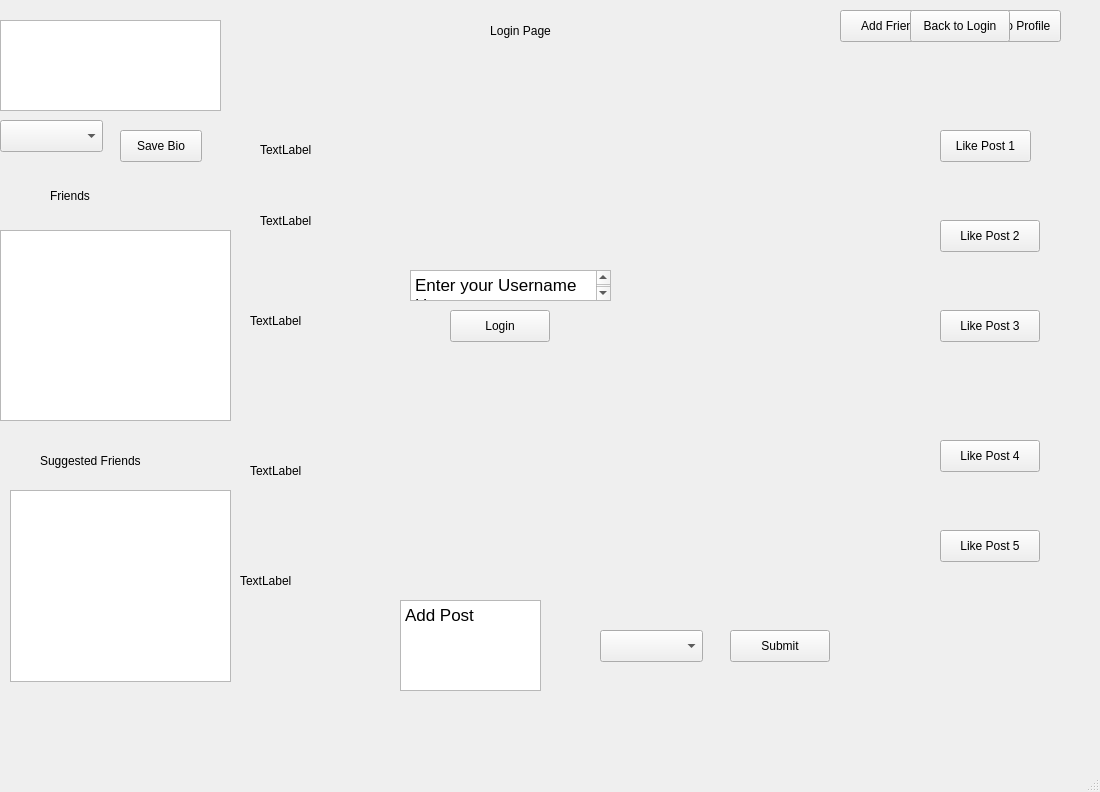
<?xml version="1.0" encoding="UTF-8"?>
<ui version="4.0">
 <class>SocialNetworkMainWindow</class>
 <widget class="QMainWindow" name="SocialNetworkMainWindow">
  <property name="geometry">
   <rect>
    <x>0</x>
    <y>0</y>
    <width>1100</width>
    <height>792</height>
   </rect>
  </property>
  <property name="windowTitle">
   <string>SocialNetworkMainWindow</string>
  </property>
  <widget class="QWidget" name="centralwidget">
   <widget class="QLabel" name="loginPageLabel">
    <property name="geometry">
     <rect>
      <x>240</x>
      <y>-10</y>
      <width>561</width>
      <height>81</height>
     </rect>
    </property>
    <property name="text">
     <string>Login Page</string>
    </property>
    <property name="alignment">
     <set>Qt::AlignmentFlag::AlignCenter</set>
    </property>
   </widget>
   <widget class="QPushButton" name="loginButton">
    <property name="geometry">
     <rect>
      <x>450</x>
      <y>310</y>
      <width>100</width>
      <height>32</height>
     </rect>
    </property>
    <property name="text">
     <string>Login</string>
    </property>
   </widget>
   <widget class="QTextEdit" name="usernameEntry">
    <property name="geometry">
     <rect>
      <x>410</x>
      <y>270</y>
      <width>201</width>
      <height>31</height>
     </rect>
    </property>
    <property name="html">
     <string>&lt;!DOCTYPE HTML PUBLIC &quot;-//W3C//DTD HTML 4.0//EN&quot; &quot;http://www.w3.org/TR/REC-html40/strict.dtd&quot;&gt;
&lt;html&gt;&lt;head&gt;&lt;meta name=&quot;qrichtext&quot; content=&quot;1&quot; /&gt;&lt;meta charset=&quot;utf-8&quot; /&gt;&lt;style type=&quot;text/css&quot;&gt;
p, li { white-space: pre-wrap; }
hr { height: 1px; border-width: 0; }
li.unchecked::marker { content: &quot;\2610&quot;; }
li.checked::marker { content: &quot;\2612&quot;; }
&lt;/style&gt;&lt;/head&gt;&lt;body style=&quot; font-family:'.AppleSystemUIFont'; font-size:13pt; font-weight:400; font-style:normal;&quot;&gt;
&lt;p style=&quot; margin-top:0px; margin-bottom:0px; margin-left:0px; margin-right:0px; -qt-block-indent:0; text-indent:0px;&quot;&gt;Enter your Username Here:&lt;/p&gt;&lt;/body&gt;&lt;/html&gt;</string>
    </property>
   </widget>
   <widget class="QTableWidget" name="friendsList">
    <property name="geometry">
     <rect>
      <x>0</x>
      <y>230</y>
      <width>231</width>
      <height>191</height>
     </rect>
    </property>
   </widget>
   <widget class="QLabel" name="Post3">
    <property name="geometry">
     <rect>
      <x>250</x>
      <y>270</y>
      <width>591</width>
      <height>101</height>
     </rect>
    </property>
    <property name="text">
     <string>TextLabel</string>
    </property>
   </widget>
   <widget class="QLabel" name="Post4">
    <property name="geometry">
     <rect>
      <x>250</x>
      <y>420</y>
      <width>631</width>
      <height>101</height>
     </rect>
    </property>
    <property name="text">
     <string>TextLabel</string>
    </property>
   </widget>
   <widget class="QLabel" name="Post2">
    <property name="geometry">
     <rect>
      <x>260</x>
      <y>170</y>
      <width>571</width>
      <height>101</height>
     </rect>
    </property>
    <property name="text">
     <string>TextLabel</string>
    </property>
   </widget>
   <widget class="QLabel" name="label_5">
    <property name="geometry">
     <rect>
      <x>240</x>
      <y>530</y>
      <width>581</width>
      <height>101</height>
     </rect>
    </property>
    <property name="text">
     <string>TextLabel</string>
    </property>
   </widget>
   <widget class="QTextEdit" name="addPost">
    <property name="geometry">
     <rect>
      <x>400</x>
      <y>600</y>
      <width>141</width>
      <height>91</height>
     </rect>
    </property>
    <property name="html">
     <string>&lt;!DOCTYPE HTML PUBLIC &quot;-//W3C//DTD HTML 4.0//EN&quot; &quot;http://www.w3.org/TR/REC-html40/strict.dtd&quot;&gt;
&lt;html&gt;&lt;head&gt;&lt;meta name=&quot;qrichtext&quot; content=&quot;1&quot; /&gt;&lt;meta charset=&quot;utf-8&quot; /&gt;&lt;style type=&quot;text/css&quot;&gt;
p, li { white-space: pre-wrap; }
hr { height: 1px; border-width: 0; }
li.unchecked::marker { content: &quot;\2610&quot;; }
li.checked::marker { content: &quot;\2612&quot;; }
&lt;/style&gt;&lt;/head&gt;&lt;body style=&quot; font-family:'.AppleSystemUIFont'; font-size:13pt; font-weight:400; font-style:normal;&quot;&gt;
&lt;p style=&quot; margin-top:0px; margin-bottom:0px; margin-left:0px; margin-right:0px; -qt-block-indent:0; text-indent:0px;&quot;&gt;Add Post&lt;/p&gt;&lt;/body&gt;&lt;/html&gt;</string>
    </property>
   </widget>
   <widget class="QPushButton" name="submitNewPost">
    <property name="geometry">
     <rect>
      <x>730</x>
      <y>630</y>
      <width>100</width>
      <height>32</height>
     </rect>
    </property>
    <property name="text">
     <string>Submit</string>
    </property>
   </widget>
   <widget class="QTableWidget" name="suggestedFriends">
    <property name="geometry">
     <rect>
      <x>10</x>
      <y>490</y>
      <width>221</width>
      <height>192</height>
     </rect>
    </property>
   </widget>
   <widget class="QPushButton" name="pushButton">
    <property name="geometry">
     <rect>
      <x>960</x>
      <y>10</y>
      <width>101</width>
      <height>32</height>
     </rect>
    </property>
    <property name="text">
     <string>Back To Profile</string>
    </property>
   </widget>
   <widget class="QPushButton" name="AddFriend">
    <property name="geometry">
     <rect>
      <x>840</x>
      <y>10</y>
      <width>101</width>
      <height>32</height>
     </rect>
    </property>
    <property name="text">
     <string>Add Friend</string>
    </property>
   </widget>
   <widget class="QComboBox" name="privacyLevelBox">
    <property name="geometry">
     <rect>
      <x>600</x>
      <y>630</y>
      <width>103</width>
      <height>32</height>
     </rect>
    </property>
    <property name="Private" stdset="0">
     <string/>
    </property>
   </widget>
   <widget class="QTextEdit" name="userBio">
    <property name="geometry">
     <rect>
      <x>0</x>
      <y>20</y>
      <width>221</width>
      <height>91</height>
     </rect>
    </property>
   </widget>
   <widget class="QPushButton" name="saveUserBio">
    <property name="geometry">
     <rect>
      <x>120</x>
      <y>130</y>
      <width>82</width>
      <height>32</height>
     </rect>
    </property>
    <property name="text">
     <string>Save Bio</string>
    </property>
   </widget>
   <widget class="QComboBox" name="bioComboBox">
    <property name="geometry">
     <rect>
      <x>0</x>
      <y>120</y>
      <width>103</width>
      <height>32</height>
     </rect>
    </property>
   </widget>
   <widget class="QPushButton" name="likePost2">
    <property name="geometry">
     <rect>
      <x>940</x>
      <y>220</y>
      <width>100</width>
      <height>32</height>
     </rect>
    </property>
    <property name="text">
     <string>Like Post 2</string>
    </property>
   </widget>
   <widget class="QPushButton" name="likePost3">
    <property name="geometry">
     <rect>
      <x>940</x>
      <y>310</y>
      <width>100</width>
      <height>32</height>
     </rect>
    </property>
    <property name="text">
     <string>Like Post 3</string>
    </property>
   </widget>
   <widget class="QPushButton" name="likePost4">
    <property name="geometry">
     <rect>
      <x>940</x>
      <y>440</y>
      <width>100</width>
      <height>32</height>
     </rect>
    </property>
    <property name="text">
     <string>Like Post 4</string>
    </property>
   </widget>
   <widget class="QPushButton" name="likePost5">
    <property name="geometry">
     <rect>
      <x>940</x>
      <y>530</y>
      <width>100</width>
      <height>32</height>
     </rect>
    </property>
    <property name="text">
     <string>Like Post 5</string>
    </property>
   </widget>
   <widget class="QLabel" name="FriendsLabel">
    <property name="geometry">
     <rect>
      <x>50</x>
      <y>180</y>
      <width>111</width>
      <height>31</height>
     </rect>
    </property>
    <property name="text">
     <string>Friends</string>
    </property>
   </widget>
   <widget class="QLabel" name="SuggestedFriendsLabel">
    <property name="geometry">
     <rect>
      <x>40</x>
      <y>440</y>
      <width>151</width>
      <height>41</height>
     </rect>
    </property>
    <property name="text">
     <string>Suggested Friends</string>
    </property>
   </widget>
   <widget class="QPushButton" name="likePost1">
    <property name="geometry">
     <rect>
      <x>940</x>
      <y>130</y>
      <width>91</width>
      <height>32</height>
     </rect>
    </property>
    <property name="text">
     <string>Like Post 1</string>
    </property>
   </widget>
   <widget class="QLabel" name="Post1">
    <property name="geometry">
     <rect>
      <x>260</x>
      <y>110</y>
      <width>599</width>
      <height>79</height>
     </rect>
    </property>
    <property name="text">
     <string>TextLabel</string>
    </property>
   </widget>
   <widget class="QPushButton" name="backToLoginButton">
    <property name="geometry">
     <rect>
      <x>910</x>
      <y>10</y>
      <width>100</width>
      <height>32</height>
     </rect>
    </property>
    <property name="text">
     <string>Back to Login</string>
    </property>
   </widget>
  </widget>
  <widget class="QMenuBar" name="menubar">
   <property name="geometry">
    <rect>
     <x>0</x>
     <y>0</y>
     <width>1100</width>
     <height>33</height>
    </rect>
   </property>
  </widget>
  <widget class="QStatusBar" name="statusbar"/>
 </widget>
 <resources/>
 <connections/>
</ui>
